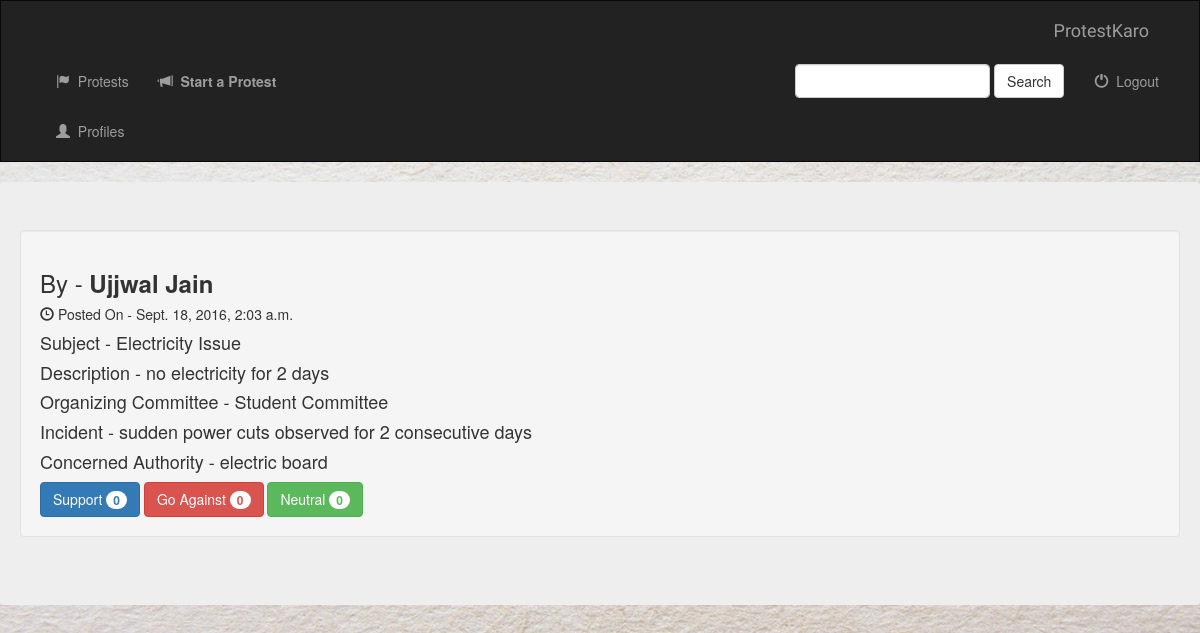
Screenshot of /post/3/ with the database file from the repository.
### protest/models.py (models this page shows, shortened)
class Post(models.Model):
    profile_id = models.ForeignKey(Profile, on_delete=models.CASCADE)
    subject = models.CharField(max_length=100)
    description = models.TextField()
    support_count = models.IntegerField(default=0)
    against_count = models.IntegerField(default=0)
    neutral_count = models.IntegerField(default=0)
    organizing_committee = models.CharField(max_length=100)
    age_group = models.CharField(max_length=25)
    dateTime = models.DateTimeField(auto_now_add=True)
    incident = models.TextField()
    closed = models.BooleanField(default=1)
    picture = models.CharField(max_length=1000)
    tag = models.CharField(max_length=100)
    concerned_authority = models.CharField(max_length=100)

class Profile(models.Model):
    first_name = models.CharField(max_length=25)
    last_name = models.CharField(max_length=25)
    age = models.IntegerField()
    gender = models.CharField(max_length=1)
    location = models.CharField(max_length=100)
    designation = models.CharField(max_length=50)
    about_yourself = models.TextField()
    post_count = models.IntegerField()
    registered_on = models.DateField(auto_now_add=True)
    contact_no = models.IntegerField()
    def __str__(self):
        s = self.first_name+" "+self.last_name
        return s

### protest/views.py (the view)
# urls.py: url(r'^post/(?P<pk>[0-9]+)/$', views.DetailViewPost.as_view(), name='detail_post'),
class DetailViewPost(generic.DetailView):
    model = Post
    template_name = 'protest/detail_post.html'

### protest/templates/protest/detail_post.html (shortened to what this page needs)
<!DOCTYPE html>
<html lang="en">
<head>
    {% extends 'protest/base.html' %}
    {% block body %}
</head>
<body>
    <div class="jumbotron">
        <div class="well">
            <h3> By - <strong>{{ post.profile_id }}</strong></h3>
            <h5><span class="glyphicon glyphicon-time" aria-hidden="true"></span> Posted On - {{ post.dateTime }}</h5>
            <h4>Subject - {{ post.subject }}</h4>
            <h4>Description - {{ post.description }}</h4>
            <h4>Organizing Committee - {{ post.organizing_committee }}</h4>
            <h4>Incident - {{ post.incident }}</h4>
            <h4>Concerned Authority - {{ post.concerned_authority }}</h4>
            <a href="#" class="btn btn-primary">Support <span class="badge">{{ post.support_count }}</span> </a>
            <a href="#" class="btn btn-danger">Go Against <span class="badge">{{ post.against_count }}</span> </a>
            <a href="#" class="btn btn-success">Neutral <span class="badge">{{ post.neutral_count }}</span> </a>
        </div>
    </div>
    {% endblock %}

### protest/static/protest/style.css (style rules this page uses)
body { background: white url("images/background.jpg"); }

### rows the page displays
Post: profile_id "Ujjwal Jain", dateTime "Sept. 18, 2016, 2:03 a.m.", subject "Electricity Issue", description "no electricity for 2 days", organizing_committee "Student Committee", incident "sudden power cuts observed for 2 consecutive days", concerned_authority "electric board", support_count "0", against_count "0", neutral_count "0"
